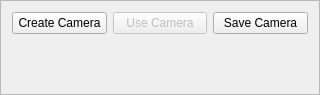
<?xml version="1.0" encoding="UTF-8"?>
<ui version="4.0">
 <class>CameraManipUI</class>
 <widget class="QFrame" name="CameraManipUI">
  <property name="geometry">
   <rect>
    <x>0</x>
    <y>0</y>
    <width>320</width>
    <height>95</height>
   </rect>
  </property>
  <property name="windowTitle">
   <string>Frame</string>
  </property>
  <property name="frameShape">
   <enum>QFrame::StyledPanel</enum>
  </property>
  <property name="frameShadow">
   <enum>QFrame::Raised</enum>
  </property>
  <layout class="QHBoxLayout" name="horizontalLayout">
   <item>
    <layout class="QVBoxLayout" name="verticalLayout">
     <property name="bottomMargin">
      <number>0</number>
     </property>
     <item>
      <layout class="QHBoxLayout" name="horizontalLayout_3">
       <item>
        <widget class="QPushButton" name="m_createCamera">
         <property name="enabled">
          <bool>true</bool>
         </property>
         <property name="text">
          <string>Create Camera</string>
         </property>
        </widget>
       </item>
       <item>
        <widget class="QPushButton" name="m_useCamera">
         <property name="enabled">
          <bool>false</bool>
         </property>
         <property name="text">
          <string>Use Camera</string>
         </property>
        </widget>
       </item>
       <item>
        <widget class="QPushButton" name="m_saveCamera">
         <property name="text">
          <string>Save Camera</string>
         </property>
        </widget>
       </item>
      </layout>
     </item>
     <item>
      <spacer name="verticalSpacer">
       <property name="orientation">
        <enum>Qt::Vertical</enum>
       </property>
       <property name="sizeHint" stdset="0">
        <size>
         <width>20</width>
         <height>40</height>
        </size>
       </property>
      </spacer>
     </item>
    </layout>
   </item>
  </layout>
 </widget>
 <resources/>
 <connections/>
</ui>
